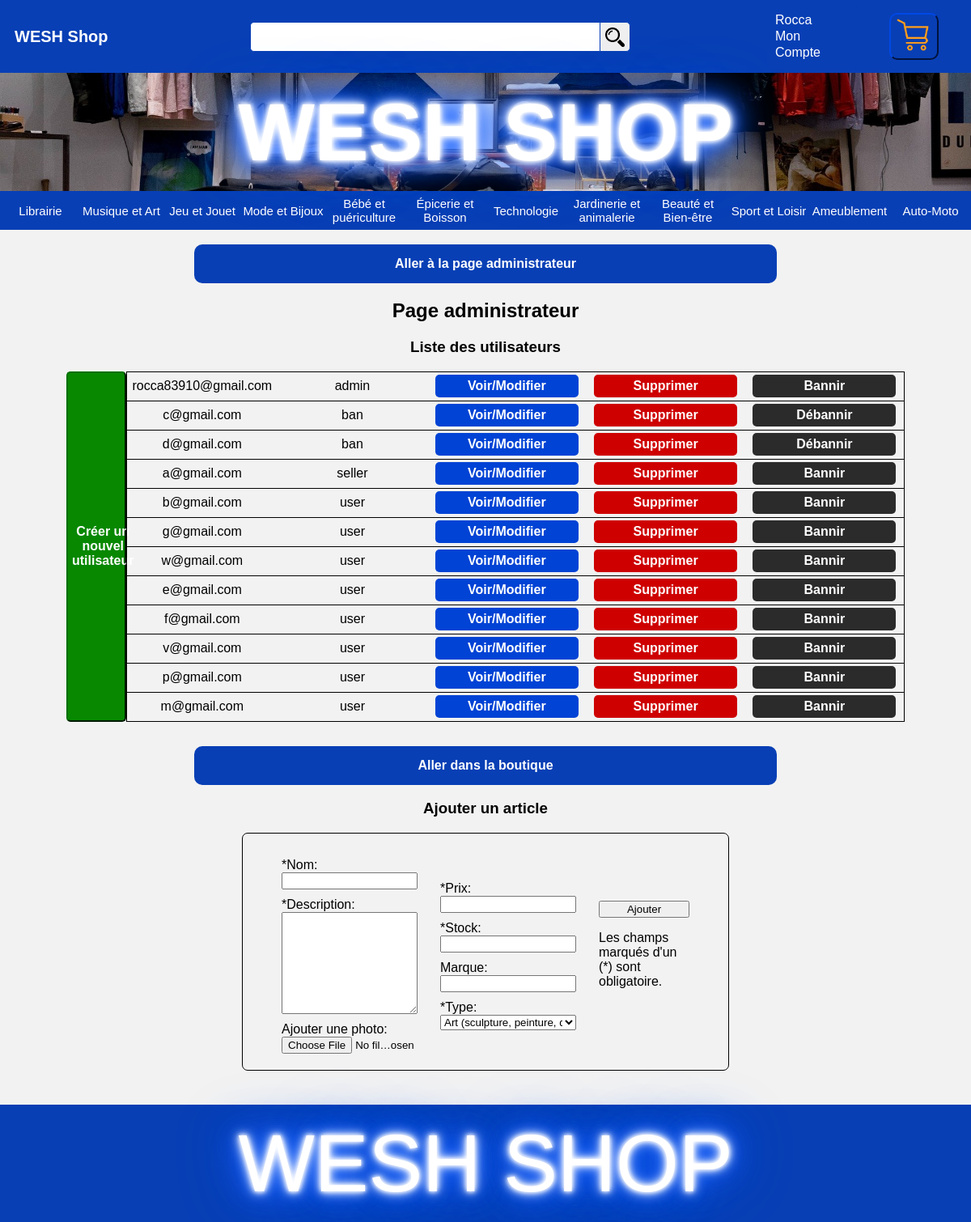
Before: /admin.php (signed in) with the older database file.
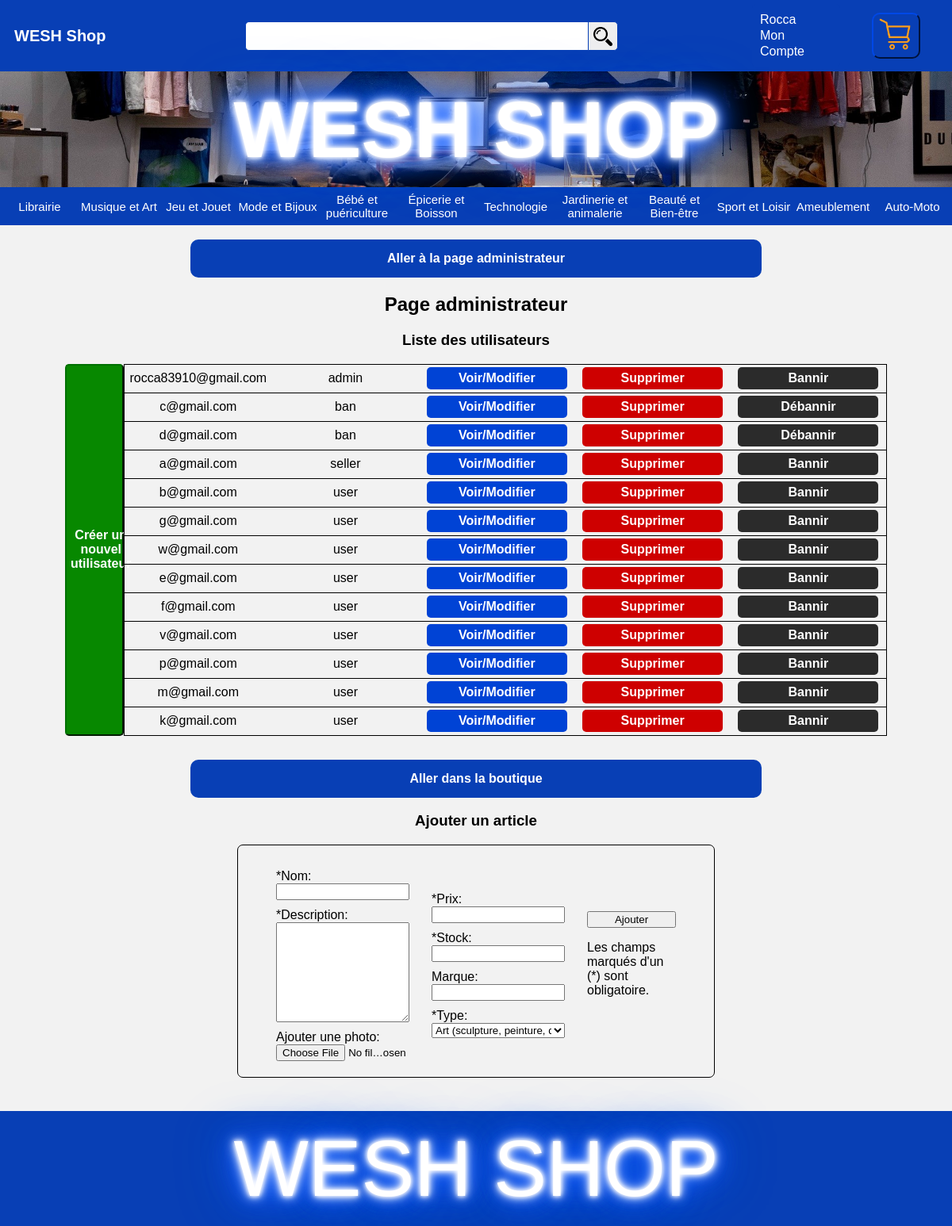
After: the same page with the newer database file.
### tables this page shows
CREATE TABLE `user` (
  `id` int(11) NOT NULL,
  `email` varchar(255) NOT NULL,
  `name` varchar(255) NOT NULL,
  `firstname` varchar(255) NOT NULL,
  `mdp` varchar(255) NOT NULL,
  `address` varchar(255) NOT NULL,
  `ville` varchar(255) NOT NULL,
  `role` varchar(10) NOT NULL
);

### admin.php (the view, shortened to what this page needs)
<?php
    $bdd = Database::connect();
    $list = $bdd ->query('SELECT * FROM user ORDER BY role ASC');
    $userList = $list->fetchAll();
?>
   <?php include('head&header.php'); ?>
<h2 class="userTitle">Page administrateur</h2>
<h3 class="userTitle">Liste des utilisateurs</h3>
<div class="test">
<a class="createUser" href="create.php"><div>Créer un nouvel utilisateur</div></a>
<div class="usertab">
    <?php
    foreach($userList as $user){
        echo '<div class="ligne">
                <div class="email">' . $user['email'] . '</div>
                <div class="role">' . $user['role'] . '</div>
                <a class="modifyUser" href="modifier.php?email='. urlencode($user['email']) . '"><div>Voir/Modifier</div></a>
                <a class="deleteUser" href="supprimer.php?email='. urlencode($user['email']) .'"><div>Supprimer</div></a>';
                if($user['role'] == 'ban'){
                    echo '<a class="banUser" href="bannir.php?email='. urlencode($user['email']) . '&amp;role=' . urlencode($user['role']) .'"><div>Débannir</div></a>
            </div>';
                }
                else{
                echo '<a class="banUser" href="bannir.php?email='. urlencode($user['email']) . '&amp;role=' . urlencode($user['role']) .'"><div>Bannir</div></a>
            </div>';
        }
    } ?>
</div></div>
<br>
<a class="goShop" href="index.php"><div>Aller dans la boutique</div></a>
<h3 class="addTitle">Ajouter un article</h3>
<div class="addTable">
    <div class="addArticle">
        <form action="" method="post" enctype="multipart/form-data">
            <div class="addFormL">
                <label>*Nom:</label>
                    <input type="text" name="addName">
                <label>*Description:</label>
                    <textarea name="addDescription" id="" cols="30" rows="8"></textarea>
                <label>Ajouter une photo:</label>
                    <input type="file" name="addFile">
            </div>
            <div class="addFormR">
                <label>*Prix:</label>
                    <input type="text" name="addPrize">
                <label>*Stock:</label>
                    <input type="text" name="addStock">
                <label>Marque:</label>
                    <input type="text" name="addBrand">
                <label>*Type:</label>
                    <select id="" name="addType">
                        <option value="Art">Art (sculpture, peinture, dessin...)</option>
                    </select>
                </div>
            <div class="addButton">
                <input type="submit" value="Ajouter" name="addArticleSubmit">
                <p>Les champs marqués d'un (*) sont obligatoire.</p>
            </div>
        </form>
    </div>
</div>
<br>
<?php include('footer.php'); ?>

Changed rows visible on the page:
added user: email "k@gmail.com", role "user"
